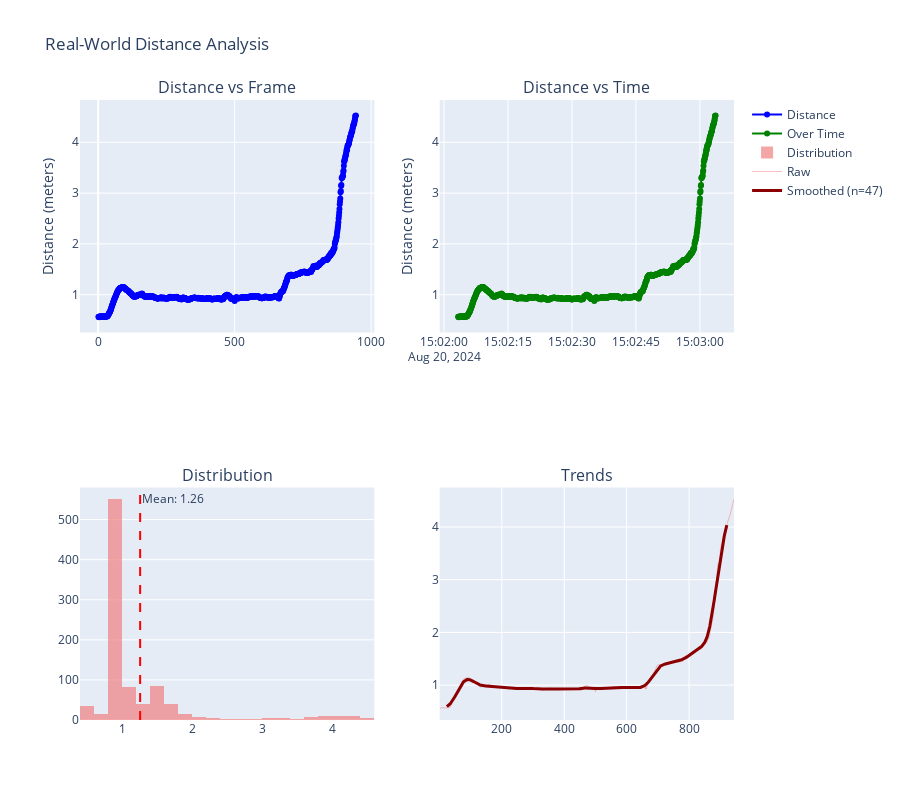

The notebook cell this image was saved under:
### Code cell
from utils.sonar_visualization import plot_distance_analysis
plot_distance_analysis(net_analysis_results, "Real-World Distance Analysis")

### Figure 1 — Plotly figure (JSON) as saved in the notebook; plotly's stock layout.template omitted (floating-point values rounded to 4 significant figures; data arrays with more than 128 entries replaced by an {"elided": "..."} marker saying what was removed)
{"data": [{"line": {"color": "blue"}, "mode": "lines+markers", "name": "Distance", "type": "scatter", "x": {"elided": "944 int values"}, "xaxis": "x", "y": {"elided": "944 float values"}, "yaxis": "y"}, {"line": {"color": "green"}, "mode": "lines+markers", "name": "Over Time", "type": "scatter", "x": {"elided": "944 str values"}, "xaxis": "x2", "y": {"elided": "944 float values"}, "yaxis": "y2"}, {"marker": {"color": "lightcoral"}, "name": "Distribution", "nbinsx": 30, "opacity": 0.7, "type": "histogram", "x": {"elided": "944 float values"}, "xaxis": "x3", "yaxis": "y3"}, {"line": {"color": "lightcoral", "width": 1}, "mode": "lines", "name": "Raw", "opacity": 0.5, "type": "scatter", "x": {"elided": "944 int values"}, "xaxis": "x4", "y": {"elided": "944 float values"}, "yaxis": "y4"}, {"line": {"color": "darkred", "width": 3}, "mode": "lines", "name": "Smoothed (n=47)", "type": "scatter", "x": {"elided": "944 int values"}, "xaxis": "x4", "y": {"elided": "944 float values"}, "yaxis": "y4"}], "layout": {"annotations": [{"font": {"size": 16}, "showarrow": false, "text": "Distance vs Frame", "x": 0.225, "xanchor": "center", "xref": "paper", "y": 1, "yanchor": "bottom", "yref": "paper"}, {"font": {"size": 16}, "showarrow": false, "text": "Distance vs Time", "x": 0.775, "xanchor": "center", "xref": "paper", "y": 1, "yanchor": "bottom", "yref": "paper"}, {"font": {"size": 16}, "showarrow": false, "text": "Distribution", "x": 0.225, "xanchor": "center", "xref": "paper", "y": 0.375, "yanchor": "bottom", "yref": "paper"}, {"font": {"size": 16}, "showarrow": false, "text": "Trends", "x": 0.775, "xanchor": "center", "xref": "paper", "y": 0.375, "yanchor": "bottom", "yref": "paper"}, {"showarrow": false, "text": "Mean: 1.26", "x": 1.258, "xanchor": "left", "xref": "x3", "y": 1, "yanchor": "top", "yref": "y3 domain"}], "height": 800, "shapes": [{"line": {"color": "red", "dash": "dash"}, "type": "line", "x0": 1.258, "x1": 1.258, "xref": "x3", "y0": 0, "y1": 1, "yref": "y3 domain"}], "showlegend": true, "title": {"text": "Real-World Distance Analysis"}, "xaxis": {"anchor": "y", "domain": [0, 0.45]}, "xaxis2": {"anchor": "y2", "domain": [0.55, 1]}, "xaxis3": {"anchor": "y3", "domain": [0, 0.45]}, "xaxis4": {"anchor": "y4", "domain": [0.55, 1]}, "yaxis": {"anchor": "x", "domain": [0.625, 1], "title": {"text": "Distance (meters)"}}, "yaxis2": {"anchor": "x2", "domain": [0.625, 1], "title": {"text": "Distance (meters)"}}, "yaxis3": {"anchor": "x3", "domain": [0, 0.375]}, "yaxis4": {"anchor": "x4", "domain": [0, 0.375]}}}
